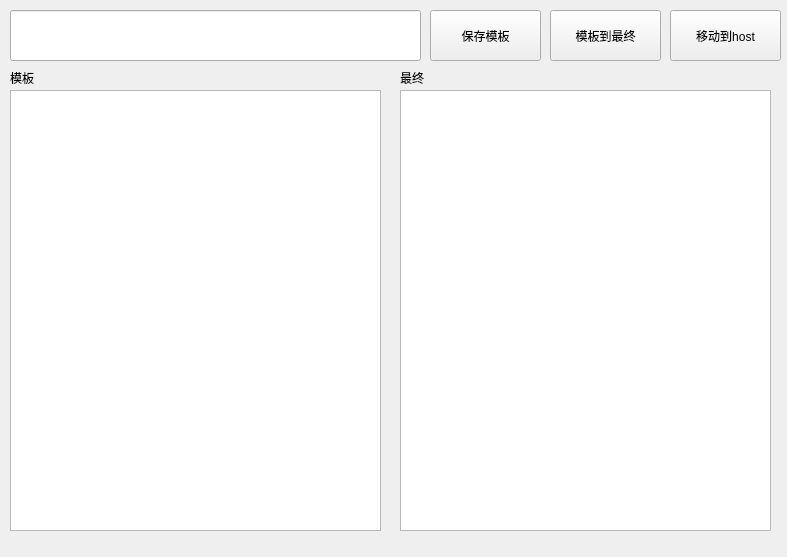
<?xml version="1.0" encoding="UTF-8"?>
<ui version="4.0">
 <class>Form</class>
 <widget class="QWidget" name="Form">
  <property name="geometry">
   <rect>
    <x>0</x>
    <y>0</y>
    <width>787</width>
    <height>557</height>
   </rect>
  </property>
  <property name="windowTitle">
   <string>host修改器 - 我是指针*</string>
  </property>
  <property name="windowIcon">
   <iconset>
    <normaloff>app_image.ico</normaloff>app_image.ico</iconset>
  </property>
  <widget class="QLineEdit" name="ip_edit">
   <property name="geometry">
    <rect>
     <x>10</x>
     <y>10</y>
     <width>411</width>
     <height>51</height>
    </rect>
   </property>
  </widget>
  <widget class="QPushButton" name="save_format">
   <property name="geometry">
    <rect>
     <x>430</x>
     <y>10</y>
     <width>111</width>
     <height>51</height>
    </rect>
   </property>
   <property name="text">
    <string>保存模板</string>
   </property>
  </widget>
  <widget class="QTextEdit" name="text_format">
   <property name="geometry">
    <rect>
     <x>10</x>
     <y>90</y>
     <width>371</width>
     <height>441</height>
    </rect>
   </property>
  </widget>
  <widget class="QTextEdit" name="text_now">
   <property name="geometry">
    <rect>
     <x>400</x>
     <y>90</y>
     <width>371</width>
     <height>441</height>
    </rect>
   </property>
  </widget>
  <widget class="QLabel" name="label">
   <property name="geometry">
    <rect>
     <x>10</x>
     <y>70</y>
     <width>72</width>
     <height>15</height>
    </rect>
   </property>
   <property name="text">
    <string>模板</string>
   </property>
  </widget>
  <widget class="QLabel" name="label_2">
   <property name="geometry">
    <rect>
     <x>400</x>
     <y>70</y>
     <width>72</width>
     <height>15</height>
    </rect>
   </property>
   <property name="text">
    <string>最终</string>
   </property>
  </widget>
  <widget class="QPushButton" name="now">
   <property name="geometry">
    <rect>
     <x>550</x>
     <y>10</y>
     <width>111</width>
     <height>51</height>
    </rect>
   </property>
   <property name="text">
    <string>模板到最终</string>
   </property>
  </widget>
  <widget class="QPushButton" name="btn_host">
   <property name="geometry">
    <rect>
     <x>670</x>
     <y>10</y>
     <width>111</width>
     <height>51</height>
    </rect>
   </property>
   <property name="text">
    <string>移动到host</string>
   </property>
  </widget>
 </widget>
 <resources/>
 <connections/>
</ui>
